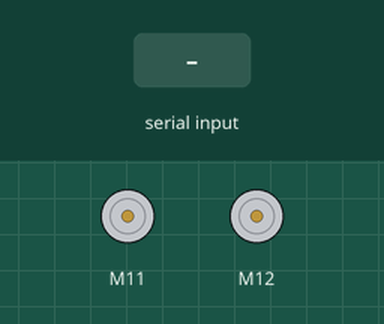
This sketch was run on a simulated Arduino Uno, built with avr-gcc and run on an emulated ATmega328P. Parts: 2 × DC motor (green arrow = forward, orange = backward, longer = faster). The test bench sets the inputs (shaded band). What the sketch prints to the serial monitor is not drawn.

Above: at 1.2 s.
1.3 s: "1" received over Serial
At 1.8 s:
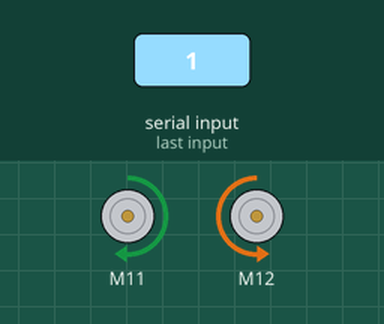
2.8 s: "0" received over Serial
At 4.0 s:
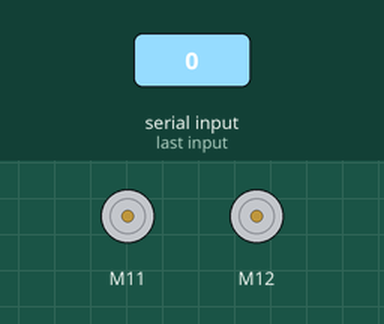
4.3 s: "2" received over Serial
At 5.2 s:
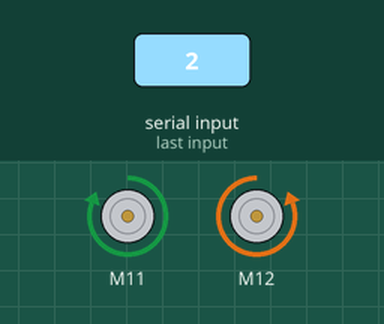
5.8 s: "4" received over Serial
At 6.4 s:
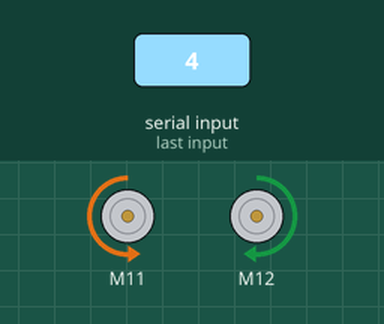
7.3 s: "5" received over Serial
At 8.5 s:
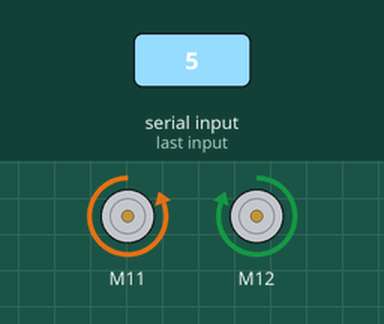
8.8 s: "0" received over Serial
At 9.8 s:
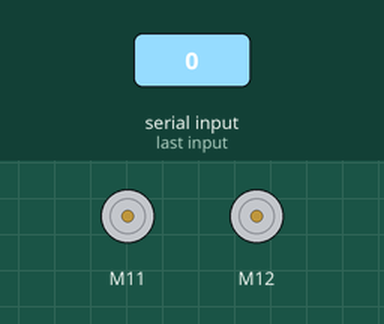
Timing chart, 0 to 11.8 s (numbered marks = the images above; inputs shaded):
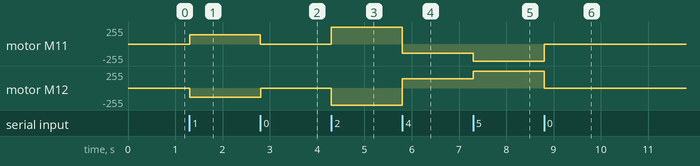

The sketch:

pid_speed.ino
```cpp
// (licence header left out)
#include <MeAuriga.h>

MeEncoderOnBoard Encoder_1(SLOT1);
MeEncoderOnBoard Encoder_2(SLOT2);

void isr_process_encoder1(void)
{
    if (digitalRead(Encoder_1.getPortB()) == 0)
    {
        Encoder_1.pulsePosMinus();
    }
    else
    {
        Encoder_1.pulsePosPlus();
        ;
    }
}

void isr_process_encoder2(void)
{
    if (digitalRead(Encoder_2.getPortB()) == 0)
    {
        Encoder_2.pulsePosMinus();
    }
    else
    {
        Encoder_2.pulsePosPlus();
    }
}

void setup()
{
    Encoder_1.reset(SLOT1);
    Encoder_2.reset(SLOT2);
    attachInterrupt(Encoder_1.getIntNum(), isr_process_encoder1, RISING);
    attachInterrupt(Encoder_2.getIntNum(), isr_process_encoder2, RISING);
    Serial.begin(115200);

    //Set PWM 8KHz
    TCCR1A = _BV(WGM10);
    TCCR1B = _BV(CS11) | _BV(WGM12);

    TCCR2A = _BV(WGM21) | _BV(WGM20);
    TCCR2B = _BV(CS21);

    Encoder_1.setPulse(9);
    Encoder_2.setPulse(9);
    Encoder_1.setRatio(39.267);
    Encoder_2.setRatio(39.267);
    Encoder_1.setPosPid(0.18, 0, 0);
    Encoder_2.setPosPid(0.18, 0, 0);
    Encoder_1.setSpeedPid(0.18, 0, 0);
    Encoder_2.setSpeedPid(0.18, 0, 0);
}

void loop()
{
    if (Serial.available())
    {
        char a = Serial.read();
        switch (a)
        {
        case '0':
            Encoder_1.runSpeed(0);
            Encoder_2.runSpeed(0);
            break;
        case '1':
            Encoder_1.runSpeed(100);
            Encoder_2.runSpeed(-100);
            break;
        case '2':
            Encoder_1.runSpeed(200);
            Encoder_2.runSpeed(-200);
            break;
        case '3':
            Encoder_1.runSpeed(255);
            Encoder_2.runSpeed(-255);
            break;
        case '4':
            Encoder_1.runSpeed(-100);
            Encoder_2.runSpeed(100);
            break;
        case '5':
            Encoder_1.runSpeed(-200);
            Encoder_2.runSpeed(200);
            break;
        case '6':
            Encoder_1.runSpeed(-255);
            Encoder_2.runSpeed(255);
            break;
        default:
            break;
        }
    }
    Encoder_1.loop();
    Encoder_2.loop();


  Serial.print("Speed 1:");
  Serial.print(Encoder_1.getCurrentSpeed());
  Serial.print(" , Speed 2:");
  Serial.println(Encoder_2.getCurrentSpeed());

}
```

Measured:
- after the input at 1.3 s, motor M11: stopped → forward 140/255 at once; motor M12: stopped → backward 140/255 at once
- after the input at 2.8 s, motor M11: forward 140/255 → stopped at once; motor M12: backward 140/255 → stopped at once
- after the input at 4.3 s, motor M11: stopped → forward 255/255 at once; motor M12: stopped → backward 255/255 at once
- after the input at 5.8 s, motor M11: forward 255/255 → backward 140/255 at once; motor M12: backward 255/255 → forward 140/255 at once
- after the input at 7.3 s, motor M11: backward 140/255 → backward 255/255 at once; motor M12: forward 140/255 → forward 255/255 at once
- after the input at 8.8 s, motor M11: backward 255/255 → stopped at once; motor M12: forward 255/255 → stopped at once
